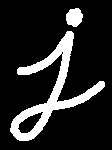
#> input picture Brush_body_detection/morphology/img/j.png, 112 x 150 px
$ python cv1_erode.py
#> lines starting #> are read from the running program, lines starting #| are printed output that depends on the picture; after the words box and inside, x2 and y2 are one past the last pixel; in counts of white or black regions, pixels touching at a corner belong together
import cv2
import numpy as np
import matplotlib.pyplot as plt
# 侵蚀
# 作用：就是去除白色噪点，将两个连起来的形状打散
img = cv2.imread('img/j.png')
#> img is the input picture: shape (150, 112, 3); 15.3% white; 2 white regions, box (x1, y1, x2, y2) and area: (10, 31, 105, 141) 2331, (66, 8, 83, 27) 245
# print(img.shape)
gray = cv2.cvtColor(img, cv2.COLOR_BGR2GRAY)  # 转为单通道
# 原图
# plt.imshow(gray, cmap='gray')
# plt.show()
# 侵蚀：作用就是去除白色噪点，将两个连起来的形状打散
# 3x3,1
kernel = np.ones((3, 3), dtype=np.int8)
ersion1 = cv2.erode(gray.copy(), kernel, iterations=1)
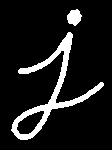
#> ersion1: shape (150, 112); 10.7% white; 2 white regions, box (x1, y1, x2, y2) and area: (11, 32, 104, 140) 1614, (67, 9, 82, 26) 177
# plt.imshow(ersion1, cmap='gray')
# plt.show()

# 5x5,1
kernel = np.ones((5, 5), dtype=np.int8)
ersion2 = cv2.erode(gray.copy(), kernel, iterations=1)
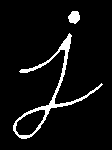
#> ersion2: shape (150, 112); 6% white; 2 white regions, box (x1, y1, x2, y2) and area: (13, 33, 103, 139) 898, (68, 11, 80, 24) 117

# 5x5,2
kernel = np.ones((5, 5), dtype=np.int8)
ersion3 = cv2.erode(gray.copy(), kernel, iterations=2)
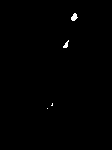
#> ersion3: shape (150, 112); 0.39% white; 4 white regions (2 under 20 px), largest, box (x1, y1, x2, y2) and area: (71, 13, 78, 21) 36, (63, 40, 69, 48) 24

fig, (ax1, ax2, ax3, ax4) = plt.subplots(nrows=1, ncols=4, figsize=(10, 4), sharex=True, sharey=True)
"""
nrows,ncols：子图的行列数。
sharex,sharey：
设置为 True 或者 ‘all’ 时，所有子图共享 x 轴或者 y 轴，
设置为 False or ‘none’ 时，所有子图的 x,y 轴均为独立，
设置为 ‘row’ 时，每一行的子图会共享 x 或者 y 轴，
设置为 ‘col’ 时，每一列的子图会共享 x 或者 y 轴。
squeeze：
默认为 True,是设置返回的子图对象的数组格式。
当为 False 时,不论返回的子图是只有一个还是只有一行,都会用二维数组格式返回他的对象。
当为 True 时,如果设置的子图是（nrows=ncols=1）,即子图只有一个,则返回的子图对象是一个标量的形式,如果子图有（N×1）或者（1×N）个,则返回的子图对象是一个一维数组的格式，如果是（N×M）则是返回二位格式。
subplot_kw:
字典格式,传递给 add_subplot(),用于创建子图。
gridspec_kw：
字典格式,传递给 GridSpec 的构造函数,用于创建子图所摆放的网格。
class matplotlib.gridspec.GridSpec(nrows, ncols, figure=None, left=None, bottom=None, right=None, top=None, wspace=None, hspace=None, width_ratios=None, height_ratios=None)
如，设置 gridspec_kw={‘height_ratios’: [3, 1]} 则子图在列上的分布比例是3比1。
**fig_kw :
所有其他关键字参数都传递给 figure()调用。
如，设置 figsize=(21, 12) ，则设置了图像大小。
返回值
fig： matplotlib.figure.Figure 对象
ax：子图对象(matplotlib.axes.Axes)或者是他的数组
"""

ax1.axis('off')
ax1.imshow(gray.copy(), cmap='gray')
ax1.set_title('orginal image')

ax2.axis('off')
ax2.imshow(ersion1, cmap='gray')
ax2.set_title('3x3,1')

ax3.axis('off')
ax3.imshow(ersion2, cmap='gray')
ax3.set_title('5x5,1')

ax4.axis('off')
ax4.imshow(ersion3, cmap='gray')
ax4.set_title('5x5,2')
plt.show()
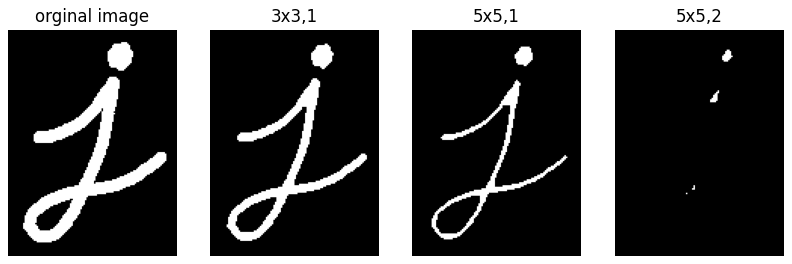
#> figure drawn by matplotlib, 4 panels

$ run again, with Brush_body_detection/morphology/img/cv.png copied over Brush_body_detection/morphology/img/j.png
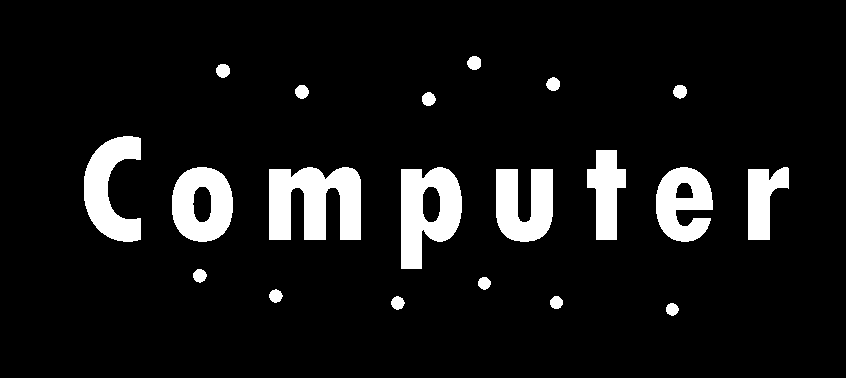
#> input picture Brush_body_detection/morphology/img/cv.png, 846 x 378 px
#> img is the input picture: shape (378, 846, 3); 8.7% white; 20 white regions, largest, box (x1, y1, x2, y2) and area: (269, 167, 361, 240) 5062, (401, 167, 462, 269) 4108, (84, 136, 141, 242) 3397
#> ersion1: shape (378, 846); 7.5% white; 20 white regions, largest, box (x1, y1, x2, y2) and area: (270, 168, 360, 239) 4488, (402, 168, 461, 268) 3636, (85, 137, 140, 241) 3005
#> ersion2: shape (378, 846); 6.4% white; 20 white regions, largest, box (x1, y1, x2, y2) and area: (271, 169, 359, 238) 3922, (403, 169, 460, 267) 3164, (86, 138, 139, 240) 2621
#> `ersion3 = cv2.erode(gray.copy(), kernel, iterations=2)`:
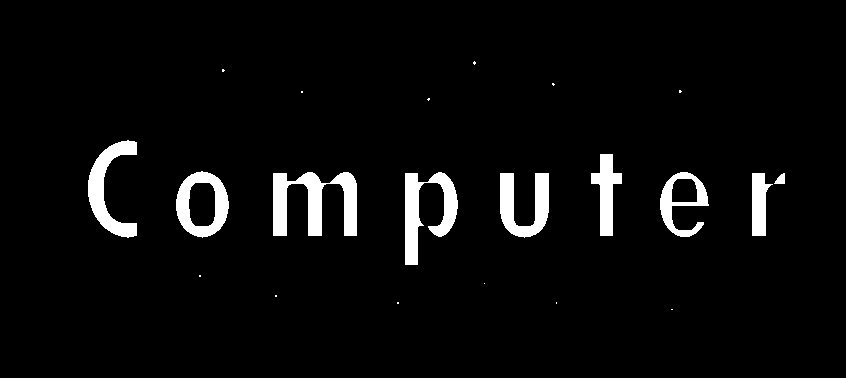
#> ersion3: shape (378, 846); 4.4% white; 21 white regions (12 under 20 px), largest, box (x1, y1, x2, y2) and area: (273, 172, 357, 236) 2817, (405, 172, 458, 265) 2224, (88, 140, 137, 238) 1884
#> `plt.show()`:
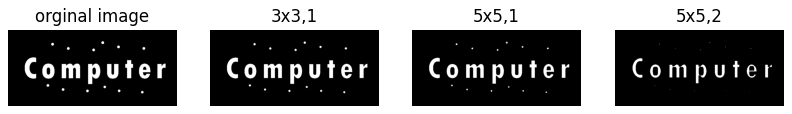
#> figure drawn by matplotlib, 4 panels
